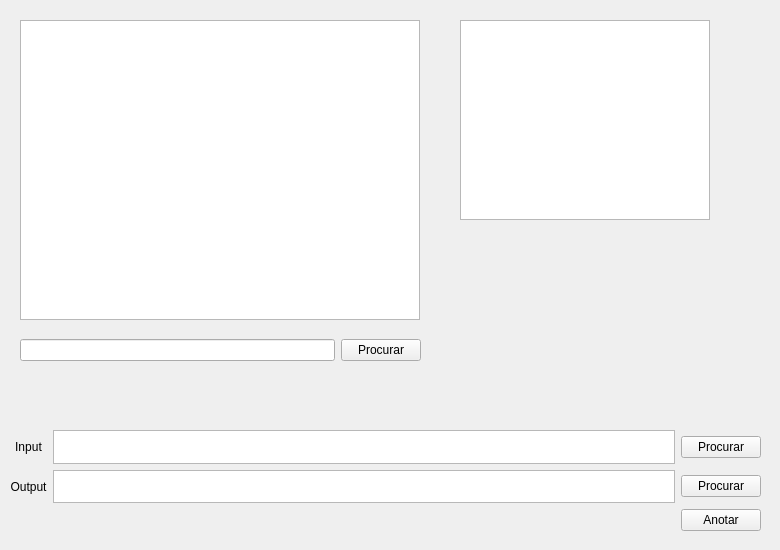
<?xml version="1.0" encoding="UTF-8"?>
<ui version="4.0">
 <class>corrector</class>
 <widget class="QWidget" name="corrector">
  <property name="geometry">
   <rect>
    <x>0</x>
    <y>0</y>
    <width>780</width>
    <height>550</height>
   </rect>
  </property>
  <property name="windowTitle">
   <string>Form</string>
  </property>
  <widget class="QTableWidget" name="grade_results">
   <property name="geometry">
    <rect>
     <x>460</x>
     <y>20</y>
     <width>250</width>
     <height>200</height>
    </rect>
   </property>
  </widget>
  <widget class="QWidget" name="layoutWidget">
   <property name="geometry">
    <rect>
     <x>10</x>
     <y>430</y>
     <width>751</width>
     <height>101</height>
    </rect>
   </property>
   <layout class="QGridLayout" name="gridLayout">
    <property name="sizeConstraint">
     <enum>QLayout::SetDefaultConstraint</enum>
    </property>
    <item row="0" column="0">
     <widget class="QLabel" name="in_label">
      <property name="text">
       <string>Input</string>
      </property>
      <property name="alignment">
       <set>Qt::AlignCenter</set>
      </property>
     </widget>
    </item>
    <item row="1" column="1">
     <widget class="QTextEdit" name="out_dir">
      <property name="verticalScrollBarPolicy">
       <enum>Qt::ScrollBarAlwaysOff</enum>
      </property>
      <property name="horizontalScrollBarPolicy">
       <enum>Qt::ScrollBarAlwaysOff</enum>
      </property>
     </widget>
    </item>
    <item row="2" column="2">
     <widget class="QPushButton" name="run">
      <property name="text">
       <string>Anotar</string>
      </property>
     </widget>
    </item>
    <item row="1" column="0">
     <widget class="QLabel" name="out_label">
      <property name="text">
       <string>Output</string>
      </property>
      <property name="alignment">
       <set>Qt::AlignCenter</set>
      </property>
     </widget>
    </item>
    <item row="0" column="2">
     <widget class="QPushButton" name="in_btn">
      <property name="text">
       <string>Procurar</string>
      </property>
     </widget>
    </item>
    <item row="0" column="1">
     <widget class="QTextEdit" name="in_file">
      <property name="horizontalScrollBarPolicy">
       <enum>Qt::ScrollBarAlwaysOff</enum>
      </property>
      <property name="readOnly">
       <bool>true</bool>
      </property>
     </widget>
    </item>
    <item row="1" column="2">
     <widget class="QPushButton" name="out_btn">
      <property name="text">
       <string>Procurar</string>
      </property>
     </widget>
    </item>
   </layout>
  </widget>
  <widget class="QGraphicsView" name="graphicsView">
   <property name="geometry">
    <rect>
     <x>20</x>
     <y>20</y>
     <width>400</width>
     <height>300</height>
    </rect>
   </property>
  </widget>
  <widget class="QWidget" name="horizontalLayoutWidget">
   <property name="geometry">
    <rect>
     <x>20</x>
     <y>330</y>
     <width>401</width>
     <height>41</height>
    </rect>
   </property>
   <layout class="QHBoxLayout" name="horizontalLayout">
    <item>
     <widget class="QLineEdit" name="search_field"/>
    </item>
    <item>
     <widget class="QPushButton" name="search_btn">
      <property name="text">
       <string>Procurar</string>
      </property>
     </widget>
    </item>
   </layout>
  </widget>
 </widget>
 <resources/>
 <connections/>
</ui>
